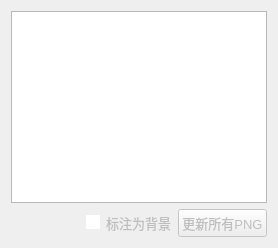
        <widget class="QWidget" name="tab_sem">
         <attribute name="title">
          <string>语义分割</string>
         </attribute>
         <layout class="QVBoxLayout" name="verticalLayout_11" stretch="0,0">
          <item>
           <widget class="QListWidget" name="listWidget_sem">
            <property name="font">
             <font>
              <pointsize>10</pointsize>
             </font>
            </property>
            <property name="contextMenuPolicy">
             <enum>Qt::CustomContextMenu</enum>
            </property>
           </widget>
          </item>
          <item>
           <layout class="QHBoxLayout" name="horizontalLayout_47">
            <item>
             <spacer name="horizontalSpacer_7">
              <property name="orientation">
               <enum>Qt::Horizontal</enum>
              </property>
              <property name="sizeHint" stdset="0">
               <size>
                <width>40</width>
                <height>20</height>
               </size>
              </property>
             </spacer>
            </item>
            <item>
             <widget class="QCheckBox" name="checkBox_sem_bg">
              <property name="enabled">
               <bool>false</bool>
              </property>
              <property name="font">
               <font>
                <pointsize>10</pointsize>
               </font>
              </property>
              <property name="toolTip">
               <string>将当前图片标注为全背景</string>
              </property>
              <property name="styleSheet">
               <string notr="true">QCheckBox::indicator:checked {
    background-color:       blue;
    border:                 2px solid white;  
}

QCheckBox::indicator:unchecked {
    background-color:      white;
    border:                 2px solid white;  
}</string>
              </property>
              <property name="text">
               <string>标注为背景</string>
              </property>
             </widget>
            </item>
            <item>
             <widget class="QPushButton" name="pushButton_update_png">
              <property name="enabled">
               <bool>false</bool>
              </property>
              <property name="font">
               <font>
                <pointsize>10</pointsize>
               </font>
              </property>
              <property name="toolTip">
               <string/>
              </property>
              <property name="text">
               <string>更新所有PNG</string>
              </property>
             </widget>
            </item>
           </layout>
          </item>
         </layout>
        </widget>
